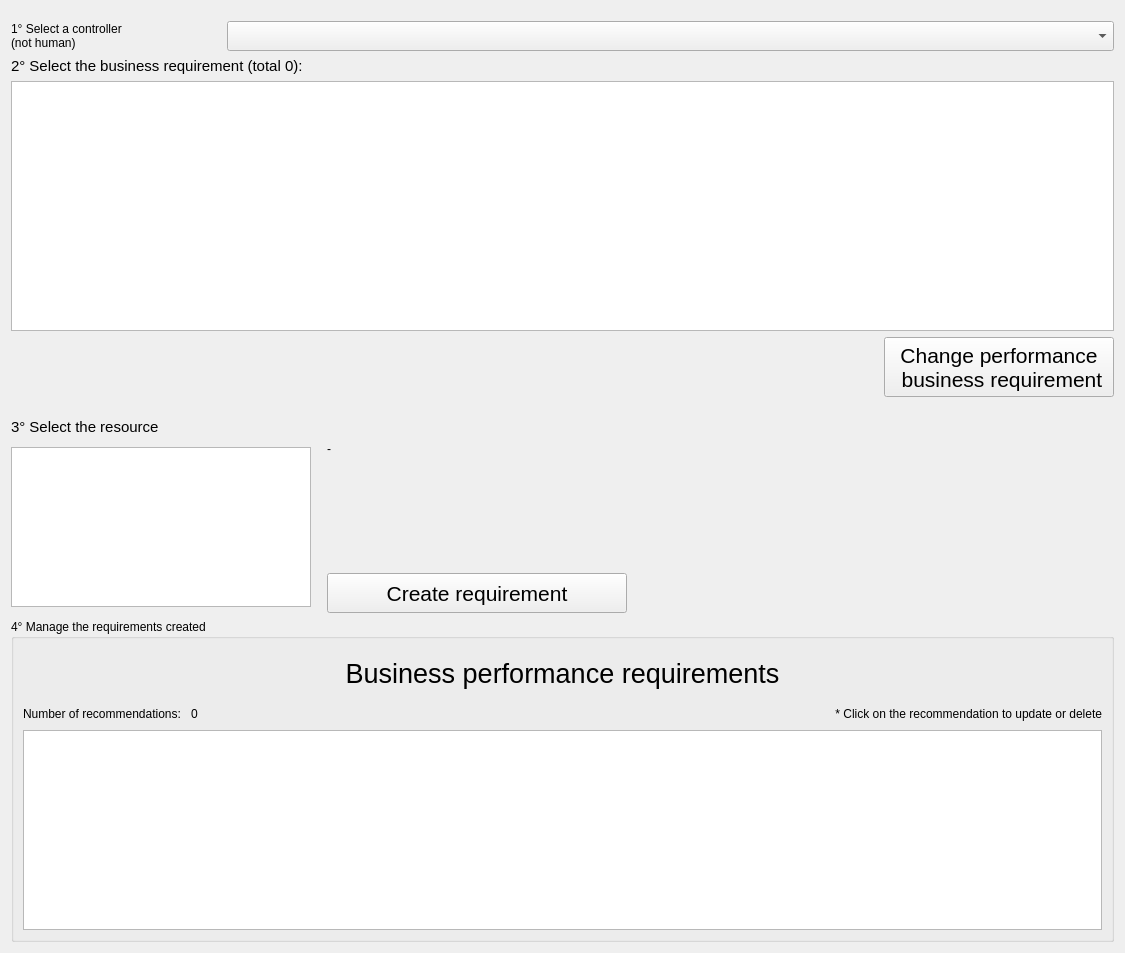
          <widget class="QWidget" name="scrollAreaWidgetContents_18">
           <property name="geometry">
            <rect>
             <x>0</x>
             <y>0</y>
             <width>1125</width>
             <height>953</height>
            </rect>
           </property>
           <layout class="QGridLayout" name="gridLayout_68">
            <item row="0" column="0">
             <layout class="QHBoxLayout" name="horizontalLayout_118">
              <property name="topMargin">
               <number>10</number>
              </property>
              <property name="bottomMargin">
               <number>0</number>
              </property>
              <item>
               <widget class="QLabel" name="label_105">
                <property name="minimumSize">
                 <size>
                  <width>210</width>
                  <height>0</height>
                 </size>
                </property>
                <property name="maximumSize">
                 <size>
                  <width>100</width>
                  <height>16777215</height>
                 </size>
                </property>
                <property name="text">
                 <string>1° Select a controller
(not human)</string>
                </property>
               </widget>
              </item>
              <item>
               <widget class="QComboBox" name="combobox_bus_pef_controller">
                <property name="minimumSize">
                 <size>
                  <width>0</width>
                  <height>30</height>
                 </size>
                </property>
                <property name="focusPolicy">
                 <enum>Qt::TabFocus</enum>
                </property>
                <property name="contextMenuPolicy">
                 <enum>Qt::DefaultContextMenu</enum>
                </property>
                <property name="toolTip">
                 <string>This list contains all controllers that are NOT HUMAN</string>
                </property>
               </widget>
              </item>
             </layout>
            </item>
            <item row="1" column="0">
             <layout class="QVBoxLayout" name="verticalLayout_65">
              <property name="bottomMargin">
               <number>15</number>
              </property>
              <item>
               <widget class="QLabel" name="lbl_bus_pef_req">
                <property name="font">
                 <font>
                  <pointsize>11</pointsize>
                 </font>
                </property>
                <property name="text">
                 <string>2° Select the business requirement (total 0):</string>
                </property>
               </widget>
              </item>
              <item>
               <widget class="QListWidget" name="listwidget_bus_pef_requirement">
                <property name="minimumSize">
                 <size>
                  <width>0</width>
                  <height>250</height>
                 </size>
                </property>
                <property name="maximumSize">
                 <size>
                  <width>16777215</width>
                  <height>16777215</height>
                 </size>
                </property>
                <property name="font">
                 <font>
                  <pointsize>11</pointsize>
                 </font>
                </property>
                <property name="autoFillBackground">
                 <bool>false</bool>
                </property>
                <property name="alternatingRowColors">
                 <bool>true</bool>
                </property>
                <property name="wordWrap">
                 <bool>true</bool>
                </property>
               </widget>
              </item>
              <item>
               <layout class="QHBoxLayout" name="horizontalLayout_116">
                <item>
                 <spacer name="horizontalSpacer_63">
                  <property name="orientation">
                   <enum>Qt::Horizontal</enum>
                  </property>
                  <property name="sizeHint" stdset="0">
                   <size>
                    <width>40</width>
                    <height>20</height>
                   </size>
                  </property>
                 </spacer>
                </item>
                <item>
                 <widget class="QPushButton" name="button_bus_pef_change">
                  <property name="minimumSize">
                   <size>
                    <width>230</width>
                    <height>60</height>
                   </size>
                  </property>
                  <property name="maximumSize">
                   <size>
                    <width>230</width>
                    <height>60</height>
                   </size>
                  </property>
                  <property name="font">
                   <font>
                    <pointsize>16</pointsize>
                    <underline>false</underline>
                    <kerning>true</kerning>
                   </font>
                  </property>
                  <property name="text">
                   <string>Change performance
 business requirement</string>
                  </property>
                 </widget>
                </item>
               </layout>
              </item>
             </layout>
            </item>
            <item row="2" column="0">
             <layout class="QVBoxLayout" name="verticalLayout_64">
              <property name="topMargin">
               <number>0</number>
              </property>
              <property name="bottomMargin">
               <number>0</number>
              </property>
              <item>
               <widget class="QLabel" name="lbl_stride_act_11">
                <property name="font">
                 <font>
                  <pointsize>11</pointsize>
                 </font>
                </property>
                <property name="text">
                 <string>3° Select the resource</string>
                </property>
               </widget>
              </item>
              <item>
               <layout class="QHBoxLayout" name="horizontalLayout_115">
                <item>
                 <widget class="QListWidget" name="listwidget_bus_pef_resource">
                  <property name="minimumSize">
                   <size>
                    <width>300</width>
                    <height>160</height>
                   </size>
                  </property>
                  <property name="maximumSize">
                   <size>
                    <width>300</width>
                    <height>160</height>
                   </size>
                  </property>
                  <property name="font">
                   <font>
                    <pointsize>11</pointsize>
                   </font>
                  </property>
                  <property name="autoFillBackground">
                   <bool>false</bool>
                  </property>
                  <property name="alternatingRowColors">
                   <bool>true</bool>
                  </property>
                  <property name="wordWrap">
                   <bool>true</bool>
                  </property>
                 </widget>
                </item>
                <item>
                 <layout class="QVBoxLayout" name="verticalLayout_56">
                  <property name="leftMargin">
                   <number>10</number>
                  </property>
                  <item>
                   <widget class="QLabel" name="lbl_bus_pef_res_req">
                    <property name="text">
                     <string>-</string>
                    </property>
                    <property name="wordWrap">
                     <bool>true</bool>
                    </property>
                   </widget>
                  </item>
                  <item>
                   <spacer name="verticalSpacer_13">
                    <property name="orientation">
                     <enum>Qt::Vertical</enum>
                    </property>
                    <property name="sizeHint" stdset="0">
                     <size>
                      <width>20</width>
                      <height>10</height>
                     </size>
                    </property>
                   </spacer>
                  </item>
                  <item>
                   <layout class="QHBoxLayout" name="horizontalLayout_122">
                    <item>
                     <widget class="QPushButton" name="button_bus_pef_add">
                      <property name="minimumSize">
                       <size>
                        <width>300</width>
                        <height>40</height>
                       </size>
                      </property>
                      <property name="maximumSize">
                       <size>
                        <width>300</width>
                        <height>16777215</height>
                       </size>
                      </property>
                      <property name="font">
                       <font>
                        <pointsize>16</pointsize>
                        <underline>false</underline>
                        <kerning>true</kerning>
                       </font>
                      </property>
                      <property name="text">
                       <string>Create requirement</string>
                      </property>
                     </widget>
                    </item>
                    <item>
                     <spacer name="horizontalSpacer_56">
                      <property name="orientation">
                       <enum>Qt::Horizontal</enum>
                      </property>
                      <property name="sizeHint" stdset="0">
                       <size>
                        <width>38</width>
                        <height>27</height>
                       </size>
                      </property>
                     </spacer>
                    </item>
                   </layout>
                  </item>
                 </layout>
                </item>
               </layout>
              </item>
             </layout>
            </item>
            <item row="3" column="0">
             <widget class="QGroupBox" name="groupBox_39">
              <property name="minimumSize">
               <size>
                <width>0</width>
                <height>200</height>
               </size>
              </property>
              <property name="maximumSize">
               <size>
                <width>16777215</width>
                <height>16777215</height>
               </size>
              </property>
              <property name="title">
               <string>4° Manage the requirements created</string>
              </property>
              <layout class="QGridLayout" name="gridLayout_65">
               <item row="0" column="0">
                <layout class="QVBoxLayout" name="verticalLayout_70">
                 <item>
                  <widget class="QLabel" name="label_107">
                   <property name="minimumSize">
                    <size>
                     <width>0</width>
                     <height>50</height>
                    </size>
                   </property>
                   <property name="maximumSize">
                    <size>
                     <width>16777215</width>
                     <height>50</height>
                    </size>
                   </property>
                   <property name="font">
                    <font>
                     <pointsize>20</pointsize>
                     <underline>false</underline>
                    </font>
                   </property>
                   <property name="text">
                    <string>Business performance requirements</string>
                   </property>
                   <property name="alignment">
                    <set>Qt::AlignCenter</set>
                   </property>
                  </widget>
                 </item>
                 <item>
                  <layout class="QHBoxLayout" name="horizontalLayout_120">
                   <item>
                    <widget class="QLabel" name="label_108">
                     <property name="text">
                      <string>Number of recommendations: </string>
                     </property>
                    </widget>
                   </item>
                   <item>
                    <widget class="QLabel" name="lbl_bus_pef_res_requirement_count">
                     <property name="minimumSize">
                      <size>
                       <width>40</width>
                       <height>0</height>
                      </size>
                     </property>
                     <property name="text">
                      <string>0</string>
                     </property>
                    </widget>
                   </item>
                   <item>
                    <spacer name="horizontalSpacer_55">
                     <property name="orientation">
                      <enum>Qt::Horizontal</enum>
                     </property>
                     <property name="sizeHint" stdset="0">
                      <size>
                       <width>258</width>
                       <height>20</height>
                      </size>
                     </property>
                    </spacer>
                   </item>
                   <item>
                    <widget class="QLabel" name="label_109">
                     <property name="text">
                      <string>* Click on the recommendation to update or delete</string>
                     </property>
                     <property name="alignment">
                      <set>Qt::AlignRight|Qt::AlignTrailing|Qt::AlignVCenter</set>
                     </property>
                    </widget>
                   </item>
                  </layout>
                 </item>
                 <item>
                  <widget class="QListWidget" name="listwidget_bus_pef_res_requirement">
                   <property name="minimumSize">
                    <size>
                     <width>0</width>
                     <height>200</height>
                    </size>
                   </property>
                   <property name="maximumSize">
                    <size>
                     <width>16777215</width>
                     <height>200</height>
                    </size>
                   </property>
                   <property name="alternatingRowColors">
                    <bool>true</bool>
                   </property>
                   <property name="wordWrap">
                    <bool>true</bool>
                   </property>
                  </widget>
                 </item>
                </layout>
               </item>
              </layout>
             </widget>
            </item>
           </layout>
          </widget>
